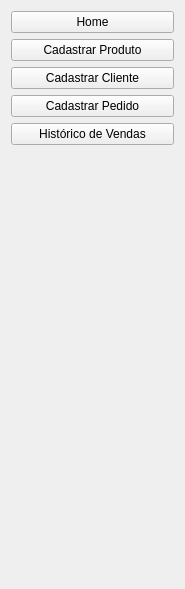
            <widget class="QWidget" name="page">
             <property name="geometry">
              <rect>
               <x>0</x>
               <y>0</y>
               <width>185</width>
               <height>589</height>
              </rect>
             </property>
             <attribute name="label">
              <string>Menu</string>
             </attribute>
             <layout class="QVBoxLayout" name="verticalLayout_7">
              <item>
               <widget class="QPushButton" name="btn_home">
                <property name="cursor">
                 <cursorShape>PointingHandCursor</cursorShape>
                </property>
                <property name="text">
                 <string>Home</string>
                </property>
               </widget>
              </item>
              <item>
               <widget class="QPushButton" name="btn_cad_produto">
                <property name="cursor">
                 <cursorShape>PointingHandCursor</cursorShape>
                </property>
                <property name="text">
                 <string>Cadastrar Produto</string>
                </property>
               </widget>
              </item>
              <item>
               <widget class="QPushButton" name="btn_cad_cliente">
                <property name="cursor">
                 <cursorShape>PointingHandCursor</cursorShape>
                </property>
                <property name="text">
                 <string>Cadastrar Cliente</string>
                </property>
               </widget>
              </item>
              <item>
               <widget class="QPushButton" name="btn_cad_pedido">
                <property name="cursor">
                 <cursorShape>PointingHandCursor</cursorShape>
                </property>
                <property name="text">
                 <string>Cadastrar Pedido</string>
                </property>
               </widget>
              </item>
              <item>
               <widget class="QPushButton" name="btn_historico">
                <property name="cursor">
                 <cursorShape>PointingHandCursor</cursorShape>
                </property>
                <property name="text">
                 <string>Histórico de Vendas</string>
                </property>
               </widget>
              </item>
              <item>
               <spacer name="verticalSpacer">
                <property name="orientation">
                 <enum>Qt::Vertical</enum>
                </property>
                <property name="sizeHint" stdset="0">
                 <size>
                  <width>20</width>
                  <height>40</height>
                 </size>
                </property>
               </spacer>
              </item>
             </layout>
            </widget>
